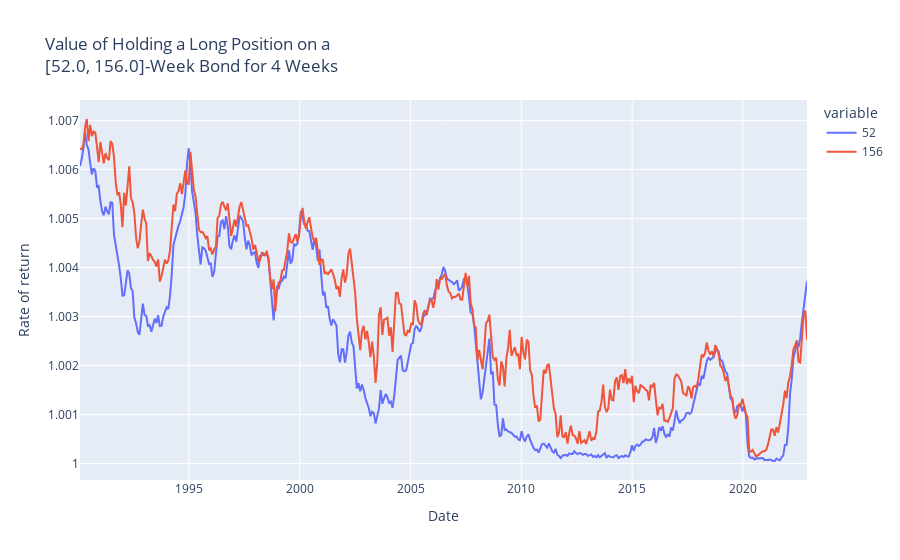

The cell this chart's notebook holds for it:
### Markdown cell above
We can plot the rate of return every month for different tenors:

### Code cell
def plot_val(tenor=104., **kw):
    fig = px.line(
        df.stack(1).swaplevel().loc['val', tenor],
        labels = {
            'date': 'Date',
            'value': 'Rate of return',
        },
        title=f'Value of Holding a Long Position on a<br>{tenor}-Week Bond for 4 Weeks',
        **kw
    )
    return fig

plot_val(tenor=[52., 156.])

### Figure 1 — Plotly figure (JSON) as saved in the notebook; plotly's stock layout.template omitted (floating-point values rounded to 4 significant figures; data arrays with more than 128 entries replaced by an {"elided": "..."} marker saying what was removed)
{"data": [{"hovertemplate": "variable=52<br>Date=%{x}<br>Rate of return=%{y}<extra></extra>", "legendgroup": "52", "line": {"color": "#636efa", "dash": "solid"}, "marker": {"symbol": "circle"}, "mode": "lines", "name": "52", "orientation": "v", "showlegend": true, "type": "scatter", "x": {"elided": "429 str values"}, "xaxis": "x", "y": {"elided": "429 float values"}, "yaxis": "y"}, {"hovertemplate": "variable=156<br>Date=%{x}<br>Rate of return=%{y}<extra></extra>", "legendgroup": "156", "line": {"color": "#EF553B", "dash": "solid"}, "marker": {"symbol": "circle"}, "mode": "lines", "name": "156", "orientation": "v", "showlegend": true, "type": "scatter", "x": {"elided": "429 str values"}, "xaxis": "x", "y": {"elided": "429 float values"}, "yaxis": "y"}], "layout": {"autosize": true, "legend": {"title": {"text": "variable"}, "tracegroupgap": 0}, "title": {"text": "Value of Holding a Long Position on a<br>[52.0, 156.0]-Week Bond for 4 Weeks"}, "xaxis": {"anchor": "y", "autorange": true, "domain": [0, 1], "range": ["1990-01-31", "2022-11-23"], "title": {"text": "Date"}, "type": "date"}, "yaxis": {"anchor": "x", "autorange": true, "domain": [0, 1], "range": [0.9997, 1.007], "title": {"text": "Rate of return"}, "type": "linear"}}}
